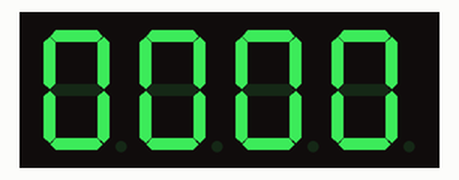
A sketch run on a simulated Arduino Uno, built with avr-gcc and run on an emulated ATmega328P. On the bench: 4-digit seven-segment display.

Above: at 0.1 s.
At 5.07 s:
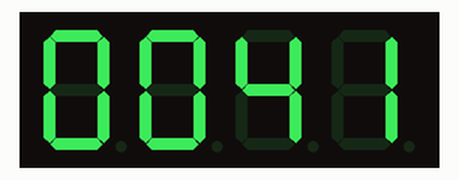
At 10.04 s:
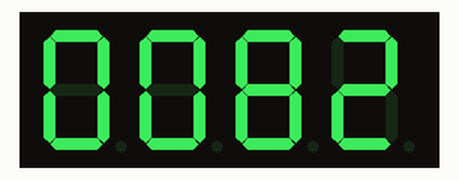
At 19.98 s:
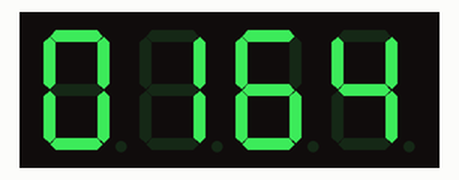
At 29.92 s:
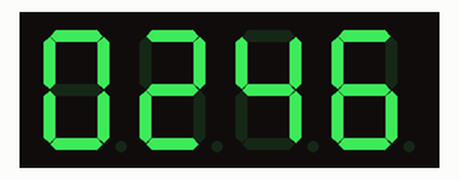
At 39.86 s:
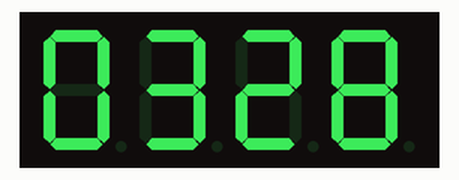

The sketch:

counter.ino
```cpp
// Include the libraries
#include <TM1637Display.h>

// Define the connections pins
#define CLK 2
#define DIO 3
TM1637Display display(CLK, DIO); // Create an instance of the TM1637Display


void setup() {
  display.setBrightness(5);  // Set the display brightness (0-7)
};


void loop() {
  display.clear();           // Clear the display

  for (int i=0; i <= 9999; i++){
     display.showNumberDec(i, true);  // i=value, true to padd the blank segments with 0
     delay(100);
  };

  delay(1000);
};
```
